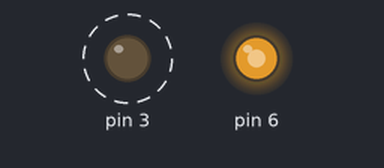
This sketch was run on a simulated Arduino Uno, built with avr-gcc and run on an emulated ATmega328P. On the bench: output pins drawn as LEDs (lit = HIGH). Dashed ring = blinking.

Above: at 0.15 s.
At 11.73 s:
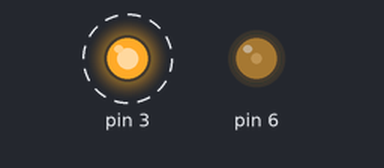
At 24.1 s:
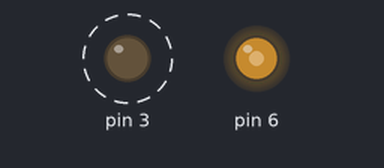
At 26.68 s:
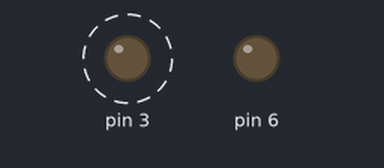
Timing chart, 0 to 33.8 s (numbered marks = the images above):
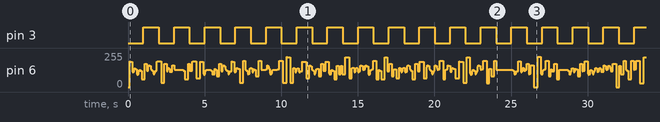

The sketch:

example.ino
```cpp
#include <FireflyLED.h>
#include <BlinkingFirefly.h>
#include <FlickeringFirefly.h>

// Create a new blinking firefly on pin 3
BlinkingFirefly blinkfly = BlinkingFirefly(3);
FlickeringFirefly flickerfly = FlickeringFirefly(6);

void setup() {
  // set the blinking interval
  blinkfly.setInterval(1000);

  // turn firefly on
  blinkfly.on();
  flickerfly.on();
}

void loop() {
  // need to call update on each loop cycle
  blinkfly.update();
  flickerfly.update();
}
```

BlinkingFirefly.cpp
```cpp
/*
 * BlinkingFirefly.cpp
 *
 *  Created on: April 12, 2016
 *      Author: davy
 */

#include "FireflyLED.h"
#include "BlinkingFirefly.h"

/**************************************************************************/
/*!
    Constructor
*/
/**************************************************************************/
BlinkingFirefly::BlinkingFirefly(uint8_t pin) {
  init();
  blinkMillis = 0;
  setPin(pin);
  setInterval(1000);
}

/*========================================================================*/
/*                           PUBLIC FUNCTIONS                             */
/*========================================================================*/

/**************************************************************************/
/*!
    Sets the blinking on/off interval for the Firefly
*/
/**************************************************************************/
void BlinkingFirefly::setInterval(long interval) {
    blinkInterval = interval;
}

/**************************************************************************/
/*!
    Update function that controls the Firefly behavior
*/
/**************************************************************************/
void BlinkingFirefly::update(void) {
  if (enabled) {

    unsigned long currentMillis = millis();

    if (currentMillis - blinkMillis > blinkInterval) {

      blinkMillis = currentMillis;

      if (blinkState == LOW)
          blinkState = HIGH;
      else
          blinkState = LOW;

      dWrite(blinkState);
    }
  }
}
```

BlinkingFirefly.h
```cpp
/*
 * BlinkingFirefly.h
 *
 *  Created on: April 12, 2016
 *      Author: davy
 */

#ifndef FireflyLED_H
#include "FireflyLED.h"
#endif

#ifndef BlinkingFirefly_H
#define BlinkingFirefly_H

class BlinkingFirefly: public FireflyType {
public:
  BlinkingFirefly(uint8_t pin);
  void update(void);
  void setInterval(long interval);
private:
  long blinkMillis;
  long blinkInterval;
};

#endif
```

FireflyLED.h
```cpp
/*
 * FireflyLED.h
 *
 *  Created on: May 15, 2015
 *      Author: davy
 */

#ifndef FireflyLED_H
#define FireflyLED_H

#if ARDUINO >= 100
 #include <Arduino.h>
#else
 #include <WProgram.h>
#endif

class FireflyType {
public:
  virtual void update(void) = 0;
  void setPin(uint8_t pin) {
    _pin = pin;
    // set pinMode
    pinMode(_pin, OUTPUT);
  }
  void on()  { enabled = true; }
  void off() { enabled = false; }
protected:
  uint8_t _pin;
  bool enabled;
  int blinkState;
  void init() {
    enabled = false;
    blinkState = LOW;
  }
  void dWrite(int) {
    digitalWrite(_pin, blinkState);
  }
  void aWrite(int) {
    analogWrite(_pin, blinkState);
  }
};

#endif
```

FlickeringFirefly.cpp
```cpp
/*
 * FlickeringFirefly.cpp
 *
 *  Created on: April 12, 2016
 *      Author: davy
 */

#include "FastLED.h"
#include "FireflyLED.h"
#include "FlickeringFirefly.h"


/**************************************************************************/
/*!
    Constructor
*/
/**************************************************************************/
FlickeringFirefly::FlickeringFirefly(uint8_t pin) {
  init();
  blinkState = 0;
  setPin(pin);
}

/*========================================================================*/
/*                           PUBLIC FUNCTIONS                             */
/*========================================================================*/

/**************************************************************************/
/*!
    Update function that controls the Firefly behavior
*/
/**************************************************************************/
void FlickeringFirefly::update(void) {
  if (enabled) {

    // flickering generated by perlin algorithm
    blinkState = inoise8(millis());

    aWrite(blinkState);
  }
}
```

FlickeringFirefly.h
```cpp
/*
 * FlickeringFirefly.h
 *
 *  Created on: April 12, 2016
 *      Author: davy
 */

#ifndef FireflyLED_H
#include "FireflyLED.h"
#endif

#ifndef FlickeringFirefly_H
#define FlickeringFirefly_H

class FlickeringFirefly: public FireflyType {
public:
  FlickeringFirefly(uint8_t pin);
  void update(void);
};

#endif
```

Measured:
- by itself, pin 3: alternates HIGH for 1.0 s and LOW for 1.0 s
